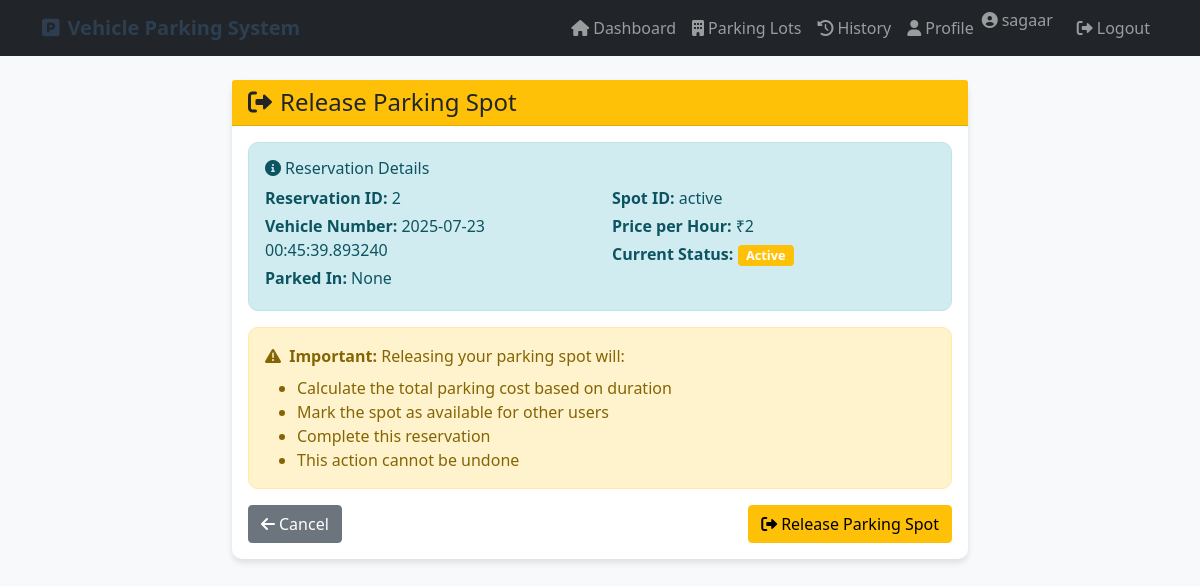
/user/release-parking/2 (signed in), run on the app's committed database.
### tables this page shows
CREATE TABLE reservations (
            id INTEGER PRIMARY KEY AUTOINCREMENT,
            spot_id INTEGER NOT NULL,
            user_id INTEGER NOT NULL,
            vehicle_number TEXT NOT NULL,
            parking_timestamp DATETIME NOT NULL,
            leaving_timestamp DATETIME,
            parking_cost REAL,
            status TEXT DEFAULT 'active',
            FOREIGN KEY (spot_id) REFERENCES parking_spots (id),
            FOREIGN KEY (user_id) REFERENCES users (id)
        );

CREATE TABLE parking_spots (
            id INTEGER PRIMARY KEY AUTOINCREMENT,
            lot_id INTEGER NOT NULL,
            status TEXT DEFAULT 'A',
            FOREIGN KEY (lot_id) REFERENCES parking_lots (id)
        );

### controllers/user_controller.py (the view)
    def decorated_function(*args, **kwargs):
        if 'user_id' not in session:
            flash('Please login to access this page.', 'error')
            return redirect(url_for('login'))
        return f(*args, **kwargs)

### controllers/user_controller.py (called while the page is built, shortened)
def get_db_connection():
    conn = sqlite3.connect('parking.db')
    conn.row_factory = sqlite3.Row
    return conn

def user_required(f):
    def decorated_function(*args, **kwargs):
        if 'user_id' not in session:
            flash('Please login to access this page.', 'error')
            return redirect(url_for('login'))
        return f(*args, **kwargs)
    decorated_function.__name__ = f.__name__
    return decorated_function

@user_bp.route('/user/release-parking/<int:reservation_id>', methods=['GET', 'POST'])
@user_required
def release_parking(reservation_id):
    conn = get_db_connection()
    cursor = conn.cursor()
    cursor.execute('''
        SELECT r.*, ps.id as spot_id, pl.price
        FROM reservations r
        JOIN parking_spots ps ON r.spot_id = ps.id
        JOIN parking_lots pl ON ps.lot_id = pl.id
        WHERE r.id = ? AND r.user_id = ? AND r.status = 'active'
    ''', (reservation_id, session['user_id']))
    reservation = cursor.fetchone()
    if not reservation:
        flash('Reservation not found or already released', 'error')
        conn.close()
        return redirect(url_for('user.user_dashboard'))
    return render_template('user/release_parking.html', reservation=reservation)

### templates/user/release_parking.html (shortened to what this page needs)
{% extends "base.html" %}
{% block content %}
<div class="row justify-content-center">
    <div class="col-md-8">
        <div class="card">
            <div class="card-header bg-warning text-dark">
                <h4 class="mb-0">
                    <i class="fas fa-sign-out-alt me-2"></i>Release Parking Spot
                </h4>
            </div>
            <div class="card-body">
                {% if reservation %}
                <div class="alert alert-info">
                    <h6><i class="fas fa-info-circle me-1"></i>Reservation Details</h6>
                    <div class="row">
                        <div class="col-md-6">
                            <p class="mb-1"><strong>Reservation ID:</strong> {{ reservation[0] }}</p>
                            <p class="mb-1"><strong>Vehicle Number:</strong> {{ reservation[4] }}</p>
                            <p class="mb-1"><strong>Parked In:</strong> {{ reservation[5] }}</p>
                        </div>
                        <div class="col-md-6">
                            <p class="mb-1"><strong>Spot ID:</strong> {{ reservation[7] }}</p>
                            <p class="mb-1"><strong>Price per Hour:</strong> ₹{{ reservation[8] }}</p>
                            <p class="mb-1"><strong>Current Status:</strong> <span class="badge bg-warning">Active</span></p>
                        </div>
                    </div>
                </div>
                <div class="alert alert-warning">
                    <i class="fas fa-exclamation-triangle me-1"></i>
                    <strong>Important:</strong> Releasing your parking spot will:
                    <ul class="mb-0 mt-2">
                        <li>Calculate the total parking cost based on duration</li>
                        <li>Mark the spot as available for other users</li>
                        <li>Complete this reservation</li>
                        <li>This action cannot be undone</li>
                    </ul>
                </div>
                <form method="POST">
                    <div class="d-flex justify-content-between">
                        <a href="{{ url_for('user.user_dashboard') }}" class="btn btn-secondary">
                            <i class="fas fa-arrow-left me-1"></i>Cancel
                        </a>
                        <button type="submit" class="btn btn-warning">
                            <i class="fas fa-sign-out-alt me-1"></i>Release Parking Spot
                        </button>
                    </div>
                </form>
                {% endif %}
            </div>
        </div>
    </div>
</div>
{% endblock %}

### static/css/style.css (style rules this page uses)
body { background-color: #f8f9fa; }
.card { box-shadow: 0 4px 6px rgba(0, 0, 0, 0.1); border: none; border-radius: 10px; transition: transform 0.2s ease-in-out; }
.alert { border-radius: 10px; }
.badge { font-size: 0.8em; }
.card { animation: fadeIn 0.5s ease-in-out; }
.alert-warning { background-color: #fff3cd; border-color: #ffeaa7; color: #856404; }
.alert-info { background-color: #d1ecf1; border-color: #bee5eb; color: #0c5460; }

### templates/base.html (style rules this page uses)
.card { box-shadow: 0 4px 6px rgba(0, 0, 0, 0.1); border: none; border-radius: 10px; }
.alert { border-radius: 10px; }

### data on the page
reservations: id "2", parking_timestamp "2025-07-23 00:45:39.893240", status "active"
parking_spots: id "2"

### other printed values
{{ session.username }} "sagaar"
{{ reservation[5] }} "None"
